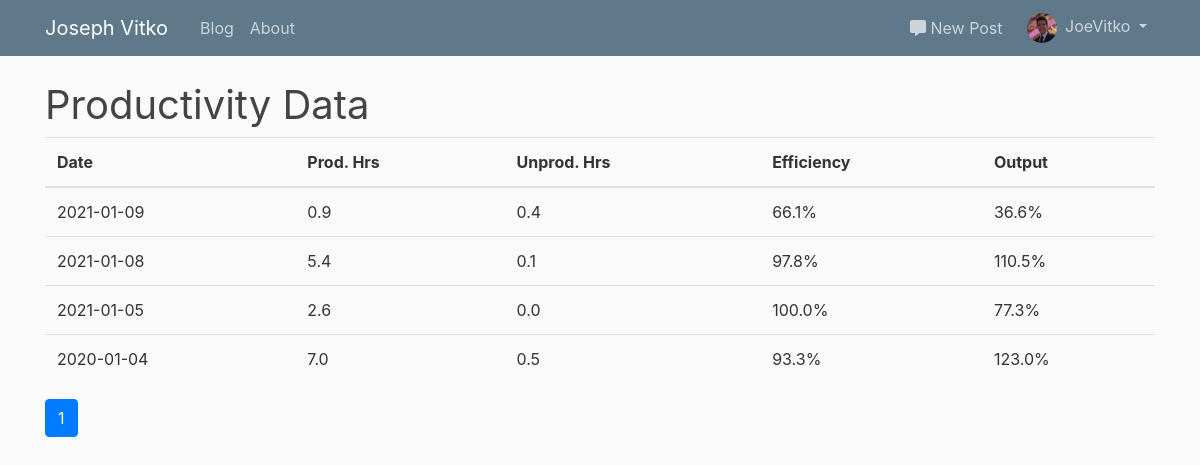
The page /admin/productivity_data (signed in) on the database its author committed.
### flaskblog/models.py (models this page shows, shortened)
class User(db.Model, UserMixin):
    id = db.Column(db.Integer, primary_key=True)
    username = db.Column(db.String(20), unique=True, nullable=False)
    email = db.Column(db.String(120), unique=True, nullable=False)
    image_file = db.Column(db.String(20), nullable=False, default='default.jpg')
    password = db.Column(db.String(60), nullable=False)
    posts = db.relationship('Post', backref='author', lazy=True)
    roles = db.relationship('Role', secondary='user_roles')

### flaskblog/productivity_data/models.py (models this page shows, shortened)
class ProductivityData(db.Model):
    id = db.Column(db.Integer, primary_key=True)
    date = db.Column(db.Date, nullable=False)
    hours_prod = db.Column(db.Float, nullable=False)  # productive hours represented as a float
    hours_dist = db.Column(db.Float, nullable=False)  # unproductive hours represented as a float
    hours_total = db.column_property(hours_prod + hours_dist)
    def efficiency(self):
        return self.hours_prod / self.hours_total
    def output(self):
        return math.sqrt((self.hours_prod / 4.32) * self.efficiency())

### flaskblog/admin/routes.py (the view)
@admin.route('/admin/productivity_data')
@admin_permission.require(http_exception=403)
def getproductivitydata():
    p_data = ProductivityData.query.order_by(ProductivityData.date.desc()).paginate(per_page=28)
    page = request.args.get('page', 1, type=int)
    return render_template('admin_productivitydata_dashboard.html', data=p_data, page=page, page_context='admin.getproductivitydata')

### flaskblog/models.py (called while the page is built)
@login_manager.user_loader
def load_user(user_id):
    return User.query.get(int(user_id))

### flaskblog/templates/admin_productivitydata_dashboard.html
{% extends "layout_admin.html" %}
{% block midsection %}
    <h1>Productivity Data</h1>
    <table class="table">
        <thead>
            <tr>
                <th>Date</th>
                <th>Prod. Hrs</th>
                <th>Unprod. Hrs</th>
                <th>Efficiency</th>
                <th>Output</th>
            </tr>
        </thead>
        <tbody>
            {% for datum in data.items %}
                <tr>
                    <td>{{ datum.date }}</td>
                    <td>{{ "%.1f"|format(datum.hours_prod) }}</td>
                    <td>{{ "%.1f"|format(datum.hours_dist) }}</td>
                    <td>{{ "%.1f"|format(datum.efficiency() * 100) }}%</td>
                    <td>{{ "%.1f"|format(datum.output() * 100) }}%</td>
                </tr>
            {% endfor %}
        </tbody>
    </table>
    {% for page_num in data.iter_pages(left_edge=1, right_edge=1, left_current=1, right_current=2) %}
        {% if page_num %}
            {% if data.page == page_num %}
                <a class="btn btn-primary mb-4" href="{{ url_for(page_context, page=page_num) }}">{{ page_num }}</a>
            {% else %}
                <a class="btn btn-outline-info mb-4" href="{{ url_for(page_context, page=page_num) }}">{{ page_num }}</a>
            {% endif %}
        {% else %}
        ...
        {% endif %}
    {% endfor %}
{% endblock midsection %}

### flaskblog/templates/header.html (shortened to what this page needs)
<header class="site-header">
    <nav class="navbar navbar-expand-md navbar-dark bg-steel fixed-top">
        <div class="container">
            <a class="navbar-brand mr-4" href="/">Joseph Vitko</a>
            <div class="collapse navbar-collapse" id="navbarToggleMain">
                <div class="navbar-nav mr-auto">
                  <a class="nav-item nav-link" href="{{ url_for('main.blog') }}">Blog</a>
                  <a class="nav-item nav-link" href="{{ url_for('main.about') }}">About</a>
                </div>
            </div>
            {% if current_user.is_authenticated %}
                <div class="collapse navbar-collapse justify-content-end">
                    <div class="navbar-nav">
                        <div class="collapse navbar-collapse newpost" id="navbarTogglePost">
                            <a class="nav-item nav-link postlink nav-dropdown" href="{{ url_for('posts.new_post') }}"><i class="fas fa-comment-alt"></i> New Post</a>
                        </div>
                        <div class="collapse navbar-collapse" id="navbarToggleUser">
                            <li class="nav-item dropdown">
                                <a class="nav-link dropdown-toggle userlink nav-dropdown" href="#" id="navbarDropdownMenuLink" role="button" data-toggle="dropdown" aria-haspopup="true" aria-expanded="false">
                                    <div class="avatar-img-container">
                                        <img src="{{ url_for('static', filename='profile_pics/' + current_user.image_file) }}" class="rounded-circle avatar-img">
                                    </div>
                                    <span class="nav-text avatar-header">{{ current_user.username }}</span>
                                </a>
                            </li>
                        </div>
                    </div>
                </div>
            {% endif %}
        </div>
    </nav>
</header>

### flaskblog/static/main.css (style rules this page uses)
body { background: #fafafa; color: #333333; margin-top: 5rem; }
h1, h2, h3, h4, h5, h6 { color: #444444; font-weight: 400; }
.bg-steel { background-color: #5f788a; }
.site-header .navbar-nav .nav-link { color: #cbd5db; }
.avatar-img-container { width: 30px; height: auto; display: inline-block; }
.avatar-img { width: 100%; height: auto; }
.avatar-header { margin-left: 4px; }
.newpost { margin-right: 8px; }
.userlink { padding-top: 0; padding-bottom: 0; vertical-align: middle; padding-right: 0; }
.postlink { padding-top: 0; padding-bottom: 0; vertical-align: middle; }

### rows shown on the page
User: image_file (picture), username "JoeVitko"
ProductivityData: date "2021-01-09", hours_prod "0.9", hours_dist "0.4", datum.efficiency()*100 "66.1", datum.output()*100 "36.6"
ProductivityData: date "2021-01-08", hours_prod "5.4", hours_dist "0.1", datum.efficiency()*100 "97.8", datum.output()*100 "110.5"
ProductivityData: date "2021-01-05", hours_prod "2.6", hours_dist "0.0", datum.efficiency()*100 "100.0", datum.output()*100 "77.3"
ProductivityData: date "2020-01-04", hours_prod "7.0", hours_dist "0.5", datum.efficiency()*100 "93.3", datum.output()*100 "123.0"

### other values the page prints
{{ page_num }} "1"
